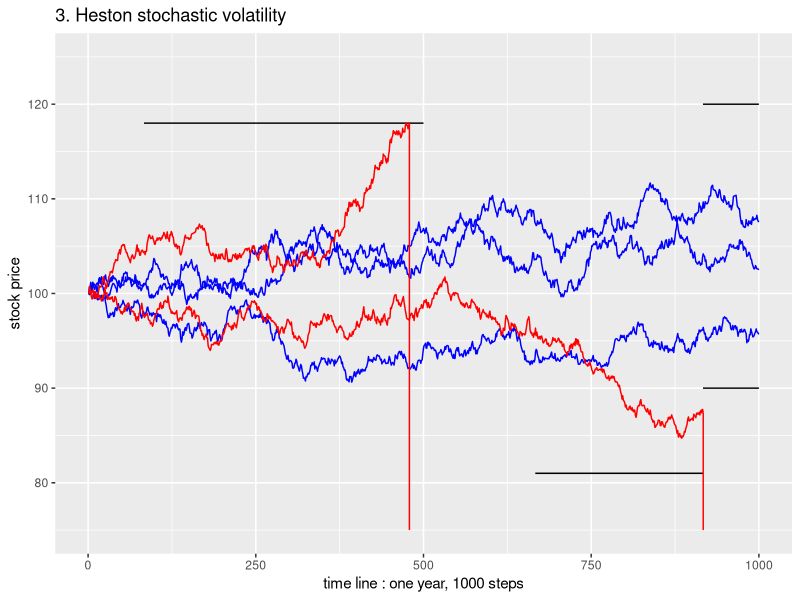
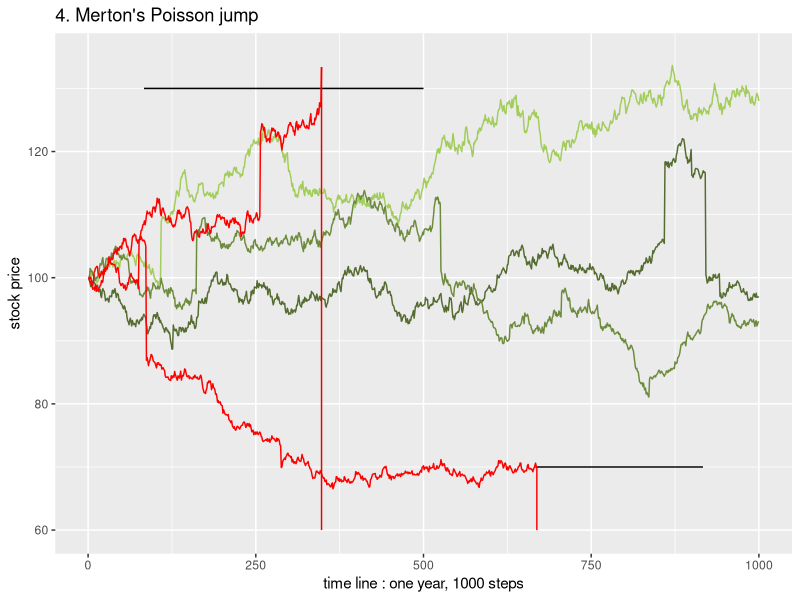

Generate these figures, in order, with R:
## ---- chunk 1
knitr::opts_chunk$set(echo = TRUE,
                      message = FALSE,
                      warning = FALSE,
                      error = FALSE,
                      results='hold',
                      cache = TRUE,
                      include = T
                      )
## ---- chunk 2
################################################################
#     define f()   #
################################################################
rm(list = ls())

f <- function(
  S0 = 100, K = 90, r = 0.04, sigma = 0.1, TT = 1, N = 1000
){
  delta_t <- TT/N
  S <- c(S0,rep(NA,N-1))
  lnS <- log(S)
  Z <- rnorm(N)
  j <- 0  # counter
  for (t in 2:N) {
      lnS[t] <- lnS[t-1] + (r-0.5*sigma^2)*delta_t + sigma*sqrt(delta_t)*rnorm(1)
      S[t] <- exp(lnS[t])
  } # End for
  payoff <- max(0,S[N]-K)
  price <- payoff/(1+r)
  
  return(list(S=S,price=price))
} # End function
## ---- chunk 3

rm(list = ls())

############  function that simulate ONE path  ################

f <- function(S0=100, K=90, r=0.025, sigma=0.1, ttm=1, N=1000,
              v0=0.01, rho=0.1, kap=2, theta=0.01, lambda=0.05, 
              U=118, L=81, a=90, b=120)
{
  delta_t <- ttm/N
  
  Zs <- rnorm(N)  
  Zv <- rho*Zs + sqrt(1-rho^2)*rnorm(N)
  
  S <- c(S0,rep(NA,N-1)) # initalization of St
  lnS <- log(S)
  v <- c(v0,rep(NA,N-1)) # initalization of vt
  lnv <- log(v)
  for (t in 2:N) {
    # generate St one by one
    lnv[t] <- lnv[t-1] 
    + 1/v[t-1]*(kap*(theta-v[t-1])-lambda*v[t-1]-0.5*sigma^2)*delta_t 
    + sigma*1/sqrt(v[t-1])*sqrt(delta_t)*Zv[t]
    v[t] <- exp(lnv[t])
    lnS[t] <- lnS[t-1] + (r-0.5*v[t-1])*delta_t + sqrt(v[t-1])*sqrt(delta_t)*Zs[t]
    S[t] <- exp(lnS[t])
    
    # hit barriar ?
    if (
      (N*1/12<t && t<N*6/12 && S[t]>U) 
      || (N*8/12<t && t<N*11/12 && S[t]<L) 
      || (t>N*11/12 && (S[t]>b|S[t]<a)) 
    ){
      payoff <- 0
      dietime <- t
      break
      }
  }
    if (is.na(S[N])==FALSE) {
      payoff <- max(0,S[N]-K)
      dietime <- "didn't hit barriar"
      }
  
  return(list(St=S,dietime=dietime,payoff=payoff))
}
## ---- chunk 4

############  plot  ################

library(ggplot2)
U=118
L=81
a=90
b=120
N=1000
# month : 1,6,8,11

p <- ggplot() + 
  geom_blank(aes(x=1:N,y=seq(from = 75, to = 125, length.out = N))) +
  xlab("time line : one year, 1000 steps") + 
  ylab("stock price") +
  ggtitle("3. Heston stochastic volatility") +
  geom_segment(aes(x=1/12*N,xend=6/12*N,y=U,yend=U)) +
  geom_segment(aes(x=8/12*N,xend=11/12*N,y=L,yend=L)) +
  geom_segment(aes(x=11/12*N,xend=N,y=a,yend=a)) +
  geom_segment(aes(x=11/12*N,xend=N,y=b,yend=b))


for (i in 1:5) {
  if (i==1) set.seed(123)
  if (i==2) set.seed(777)
  if (i==3) set.seed(666)
  if (i==4) set.seed(112) # hit barriar
  if (i==5) set.seed(779) # hit barriar
  ff <- f()
  assign(paste0("S",i),ff$St)
  assign(paste0("v",i),ff$dietime)
}

p + 
  geom_line(aes(x=1:N, y=S1),col="blue") +
  geom_line(aes(x=1:N, y=S2),col="blue") +
  geom_line(aes(x=1:N, y=S3),col="blue") +
  geom_line(aes(x=1:N, y=S4),col="red") +
  geom_segment(aes(x=v4,xend=v4,y=S4[v4],yend=75),col="red") +
  geom_line(aes(x=1:N, y=S5),col="red") +
  geom_segment(aes(x=v5,xend=v5,y=S5[v5],yend=75),col="red")
  
## ---- chunk 5

rm(list=ls())

# ####################################################### #  
#     function that simulate ONE path of Stock price      #
# ####################################################### #  

f <- function(
  S0 = 100, K = 90, r = 0.025, sigma = 0.15, TT = 1, N = 1000, 
  lambda = 5, gamma = 0, delta = 0.08,    # parameters of jump
  U = 130, L = 70, m1 = 1, m2 = 6, m3 = 8, m4 = 11 
){
  delta_t <- TT/N 
  k_bar <- exp(gamma + delta^2)-1

  lnS <- c(log(S0),rep(NA,N-1))   # initalization of ln(S_t)
  for (t in 2:N){
  lnS[t] <- lnS[t-1] + 
    (r  - lambda*k_bar - 0.5*sigma^2)*delta_t +
    sigma*sqrt(delta_t)*rnorm(1) + 
    sum(rnorm(rpois(n=1, lambda=lambda*delta_t), mean = gamma, sd = delta))  
  # hit barriar ?
  S <- exp(lnS)
  if (
    (S[t]>U && t/N>m1/12 && t/N<m2/12) 
    || (S[t]<L && t/N>m3/12 && t/N<m4/12) 
  ) {
    payoff <- 0; dietime <- t; break
  } else {
      payoff <- max(0,S[N]-K)
      dietime <- N
    } # end if
  } # end for
  
  return(list(S=S,dietime=dietime,payoff=payoff))
} 
## ---- chunk 6
# ####################################################### #  
#          Visualization
# ####################################################### #  

library(ggplot2)

N=1000
m1=1; m2=6; m3=8; m4=11
U=130; L=70

p <- ggplot() + 
  geom_blank(aes(x=1:N,y=seq(from = 60, to = 135, length.out = N))) +
  xlab("time line : one year, 1000 steps") + 
  ylab("stock price") +
  ggtitle("4. Merton's Poisson jump") +
  geom_segment(aes(x=m1/12*N,xend=m2/12*N,y=U,yend=U)) +
  geom_segment(aes(x=m3/12*N,xend=m4/12*N,y=L,yend=L)) 


for (i in 1:5) {
  if (i==1) set.seed(1)
  if (i==2) set.seed(2)
  if (i==3) set.seed(777)
  if (i==4) set.seed(4) # hit barriar
  if (i==5) set.seed(5) # hit barriar
  ff <- f()
  assign(paste0("S",i),ff$S)
  assign(paste0("d",i),ff$dietime)
}

p + 
  geom_line(aes(x=1:N, y=S1),col="darkolivegreen3") +
  geom_line(aes(x=1:N, y=S2),col="darkolivegreen") +
  geom_line(aes(x=1:N, y=S3),col="darkolivegreen4") +
  geom_line(aes(x=1:N, y=S4),col="red") +
  geom_segment(aes(x=d4,xend=d4,y=S4[d4],yend=60),col="red") +
  geom_line(aes(x=1:N, y=S5),col="red") +
  geom_segment(aes(x=d5,xend=d5,y=S5[d5],yend=60),col="red2")

